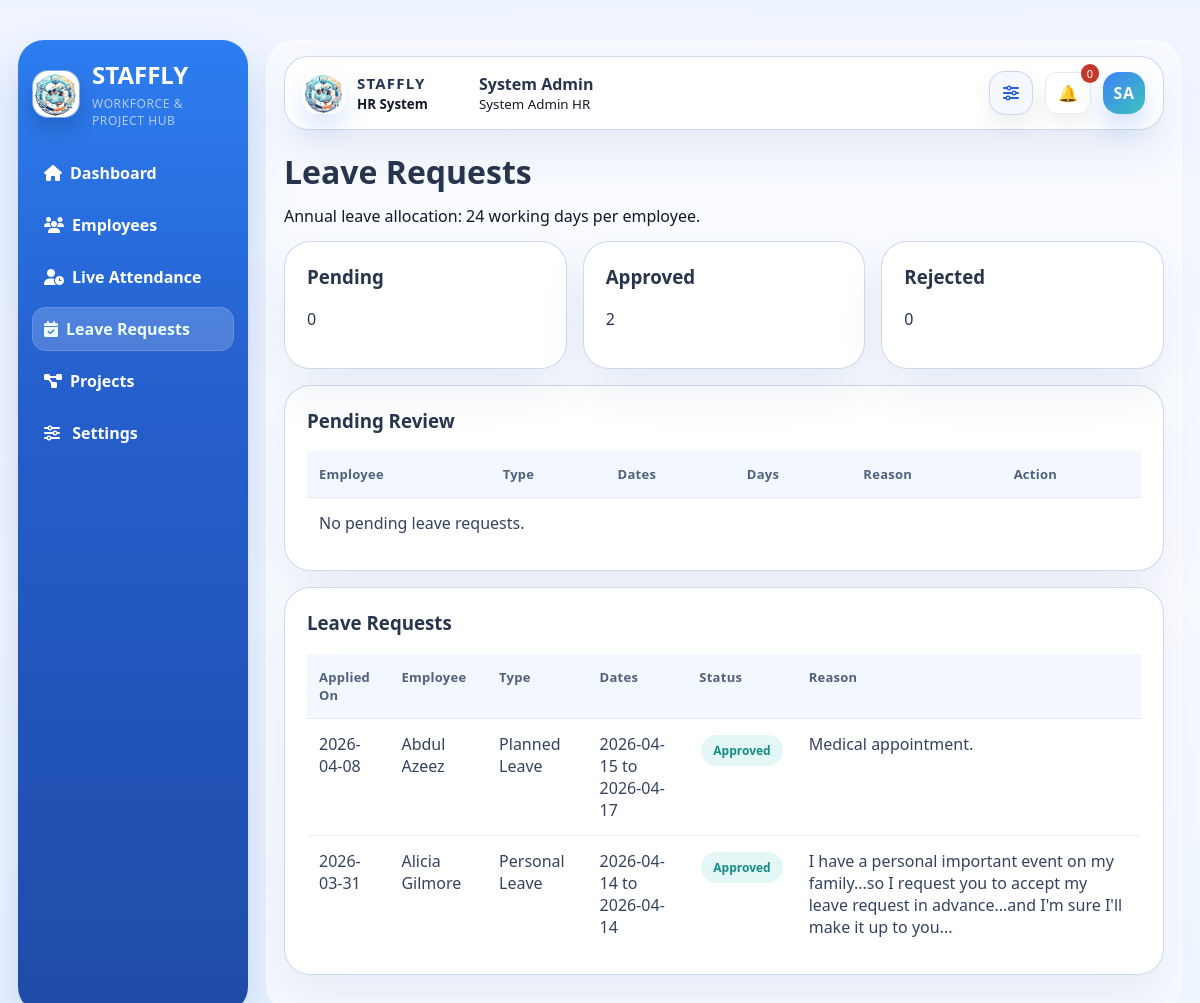
The page /employees/leave/admin (signed in) on the database its author committed.
### models.py (models this page shows, shortened)
class User(db.Model):
    __tablename__ = "users"
    id = db.Column(db.Integer, primary_key=True)
    name = db.Column(db.String(120), nullable=False)
    email = db.Column(db.String(120), unique=True, nullable=False, index=True)
    password_hash = db.Column(db.String(255), nullable=False)
    role = db.Column(db.String(20), nullable=False, default="Employee")
    position = db.Column(db.String(120), nullable=False, default="Web Developer")
    department = db.Column(db.String(120), nullable=True)
    is_registered = db.Column(db.Boolean, nullable=False, default=False)
    security_code_hash = db.Column(db.String(255), nullable=True)
    project_start_alert = db.Column(db.Boolean, nullable=False, default=True)
    deadline_alert_30 = db.Column(db.Boolean, nullable=False, default=True)
    deadline_alert_15 = db.Column(db.Boolean, nullable=False, default=True)
    deadline_alert_10 = db.Column(db.Boolean, nullable=False, default=True)
    deadline_alert_5 = db.Column(db.Boolean, nullable=False, default=True)
    deadline_alert_1 = db.Column(db.Boolean, nullable=False, default=True)
    skills = db.relationship("Skill", secondary=employee_skills, back_populates="employees")
    resume_skills = db.relationship("Skill", secondary=resume_skills, back_populates="resume_employees")
    notifications = db.relationship("Notification", backref="user", lazy=True, cascade="all, delete-orphan")
    assignments = db.relationship("ProjectAssignment", backref="employee", lazy=True, cascade="all, delete-orphan")
    attendance_records = db.relationship("AttendanceRecord", backref="employee", lazy=True, cascade="all, delete-orphan")
    leave_requests = db.relationship("LeaveRequest", backref="employee", lazy=True, cascade="all, delete-orphan")
    daily_project_reports = db.relationship("DailyProjectReport", backref="employee", lazy=True, cascade="all, delete-orphan")
    past_performance_records = db.relationship(
        "PastProjectPerformance",
        backref="employee",
        lazy=True,
        cascade="all, delete-orphan",
    )
    feedback_records = db.relationship("ProjectFeedback", backref="employee", lazy=True, cascade="all, delete-orphan")

class LeaveRequest(db.Model):
    __tablename__ = "leave_requests"
    id = db.Column(db.Integer, primary_key=True)
    user_id = db.Column(db.Integer, db.ForeignKey("users.id"), nullable=False, index=True)
    start_date = db.Column(db.Date, nullable=False, index=True)
    end_date = db.Column(db.Date, nullable=False, index=True)
    leave_type = db.Column(db.String(50), nullable=False, default="Planned Leave")
    reason = db.Column(db.String(255), nullable=False)
    status = db.Column(db.String(20), nullable=False, default="Pending")
    admin_note = db.Column(db.String(255), nullable=True)
    applied_at = db.Column(db.DateTime, default=datetime.utcnow, nullable=False)
    reviewed_at = db.Column(db.DateTime, nullable=True)

### routes/employee_routes.py (the view)
@employee_bp.route("/leave/admin")
@login_required
@role_required("Admin")
def admin_leave_requests():
    status_filter = request.args.get("status", "").strip().title()
    if status_filter not in {"Pending", "Approved", "Rejected"}:
        status_filter = ""
    pending_requests = (
        LeaveRequest.query
        .filter_by(status="Pending")
        .order_by(LeaveRequest.start_date.asc(), LeaveRequest.applied_at.asc())
        .all()
    )
    all_requests_query = LeaveRequest.query.order_by(LeaveRequest.applied_at.desc(), LeaveRequest.start_date.desc())
    if status_filter:
        all_requests_query = all_requests_query.filter_by(status=status_filter)
    status_counts = {
        "Pending": LeaveRequest.query.filter_by(status="Pending").count(),
        "Approved": LeaveRequest.query.filter_by(status="Approved").count(),
        "Rejected": LeaveRequest.query.filter_by(status="Rejected").count(),
    }
    return render_template(
        "employees/leave_admin.html",
        pending_requests=pending_requests,
        leave_requests=all_requests_query.all(),
        status_counts=status_counts,
        selected_status=status_filter,
        annual_leave_days=ANNUAL_LEAVE_DAYS,
    )

### app.py (called while the page is built, shortened)
def run_daily_automation(force=False):
    global LAST_DAILY_AUTOMATION_RUN
    today = date.today()
    if not force and LAST_DAILY_AUTOMATION_RUN == today:
        return

### routes/auth_routes.py (called while the page is built)
def current_user():
    user_id = session.get("user_id")
    if not user_id:
        return None
    return User.query.get(user_id)

def _admin_user_by_email(email):
    normalized_email = (email or "").strip().lower()
    if not normalized_email:
        return None
    return User.query.filter_by(role="Admin", email=normalized_email).first()

def _admin_setup_complete(email=None):
    if email:
        admin = _admin_user_by_email(email)
        return bool(admin and admin.security_code_hash)
    for admin_email in ADMIN_EMAILS:
        admin = _admin_user_by_email(admin_email)
        if not admin or not admin.security_code_hash:
            return False
    return True

def login_required(view_func):
    @wraps(view_func)
    def wrapped(*args, **kwargs):
        if not current_user():
            flash("Please login first.", "warning")
            return redirect(url_for("auth.home"))
        return view_func(*args, **kwargs)
    return wrapped

def role_required(required_role):
    def decorator(view_func):
        @wraps(view_func)
        def wrapped(*args, **kwargs):
            user = current_user()
            if not user:
                flash("Please login first.", "warning")
                return redirect(url_for("auth.home"))
            if user.role != required_role:
                flash("You are not authorized for this action.", "danger")
                return redirect(url_for("auth.dashboard"))
            return view_func(*args, **kwargs)
        return wrapped
    return decorator

@auth_bp.app_context_processor
def inject_auth_context():
    user = current_user()
    unread = 0
    if user:
        unread = Notification.query.filter_by(user_id=user.id, is_read=False).count()
    return {
        "current_user": user,
        "unread_count": unread,
        "admin_recent_login": session.pop("admin_recent_login", False),
        "admin_setup_complete": _admin_setup_complete(),
    }

### templates/employees/leave_admin.html (shortened to what this page needs)
{% extends "base.html" %}
{% block content %}
<div class="page-header">
    <h1>Leave Requests</h1>
</div>
<p class="attendance-note">Annual leave allocation: {{ annual_leave_days }} working days per employee.</p>
<div class="card-grid">
    <a class="card dashboard-link-card" href="{{ url_for('employees.admin_leave_requests', status='Pending') }}">
        <h3>Pending</h3>
        <p>{{ status_counts.Pending }}</p>
    </a>
    <a class="card dashboard-link-card" href="{{ url_for('employees.admin_leave_requests', status='Approved') }}">
        <h3>Approved</h3>
        <p>{{ status_counts.Approved }}</p>
    </a>
    <a class="card dashboard-link-card" href="{{ url_for('employees.admin_leave_requests', status='Rejected') }}">
        <h3>Rejected</h3>
        <p>{{ status_counts.Rejected }}</p>
    </a>
</div>
<div class="card">
    <h3>Pending Review</h3>
    <table>
        <thead>
            <tr>
                <th>Employee</th>
                <th>Type</th>
                <th>Dates</th>
                <th>Days</th>
                <th>Reason</th>
                <th>Action</th>
            </tr>
        </thead>
        <tbody>
            {% for leave_request in pending_requests %}
            <tr>
                <td>{{ leave_request.employee.name }}<br><small>{{ leave_request.employee.email }}</small></td>
                <td>{{ leave_request.leave_type }}</td>
                <td>{{ leave_request.start_date.strftime('%Y-%m-%d') }} to {{ leave_request.end_date.strftime('%Y-%m-%d') }}</td>
                <td>{{ leave_request.total_days }}</td>
                <td>{{ leave_request.reason }}</td>
                <td>
                    <form method="post" action="{{ url_for('employees.review_leave_request', leave_request_id=leave_request.id) }}" class="form-grid">
                        <div class="inline-actions">
                            <button class="btn" type="submit" name="decision" value="Approved">Approve</button>
                            <button class="btn btn-secondary" type="submit" name="decision" value="Rejected">Reject</button>
                        </div>
                    </form>
                </td>
            </tr>
            {% else %}
            <tr><td colspan="6">No pending leave requests.</td></tr>
            {% endfor %}
        </tbody>
    </table>
</div>
<div class="card">
    <h3>{% if selected_status %}{{ selected_status }}{% else %}Leave{% endif %} Requests</h3>
    <table>
        <thead>
            <tr>
                <th>Applied On</th>
                <th>Employee</th>
                <th>Type</th>
                <th>Dates</th>
                <th>Status</th>
                <th>Reason</th>
            </tr>
        </thead>
        <tbody>
            {% for leave_request in leave_requests %}
            <tr>
                <td>{{ leave_request.applied_at.strftime('%Y-%m-%d') }}</td>
                <td>{{ leave_request.employee.name }}</td>
                <td>{{ leave_request.leave_type }}</td>
                <td>{{ leave_request.start_date.strftime('%Y-%m-%d') }} to {{ leave_request.end_date.strftime('%Y-%m-%d') }}</td>
                <td><span class="tag">{{ leave_request.status }}</span></td>
                <td>{{ leave_request.reason }}</td>
            </tr>
            {% else %}
            <tr><td colspan="6">No leave requests found.</td></tr>
            {% endfor %}
        </tbody>
    </table>
</div>
{% endblock %}

### templates/base.html (shortened to what this page needs)
﻿<!doctype html>
<html lang="en">
<head>
    <link rel="stylesheet" href="{{ url_for('static', filename='css/style.css') }}">
    <link rel="stylesheet" href="https://cdnjs.cloudflare.com/ajax/libs/font-awesome/6.5.2/css/all.min.css">
</head>
<body data-admin-authenticated="{% if current_user and current_user.role == 'Admin' %}1{% else %}0{% endif %}">
    {% if current_user %}
    <div class="app-layout">
        <aside class="sidebar">
            <div class="brand-lockup">
                <img src="{{ url_for('static', filename='img/staffly-logo.jpeg') }}" alt="STAFFLY logo" class="brand-logo">
                <div class="brand-copy">
                    <h2>STAFFLY</h2>
                    <small>Workforce & Project Hub</small>
                </div>
            </div>
            <nav class="nav-links">
                <a href="{{ url_for('auth.dashboard') }}" class="{% if request.endpoint == 'auth.dashboard' %}active-nav{% endif %}"><i class="fa-solid fa-house"></i>Dashboard</a>
                {% if current_user.role == 'Admin' %}
                <a href="{{ url_for('employees.list_employees') }}" class=""><i class="fa-solid fa-users"></i>Employees</a>
                <a href="{{ url_for('employees.live_attendance') }}" class="{% if request.endpoint == 'employees.live_attendance' %}active-nav{% endif %}"><i class="fa-solid fa-user-clock"></i>Live Attendance</a>
                <a href="{{ url_for('employees.admin_leave_requests') }}" class="{% if request.endpoint in ['employees.admin_leave_requests', 'employees.review_leave_request'] %}active-nav{% endif %}"><i class="fa-solid fa-calendar-check"></i>Leave Requests</a>
                {% endif %}
                <a href="{{ url_for('projects.list_projects') }}" class=""><i class="fa-solid fa-diagram-project"></i>{% if current_user.role == 'Admin' %}Projects{% else %}My Projects{% endif %}</a>
                <a href="{{ url_for('auth.settings') }}" class="{% if request.endpoint == 'auth.settings' %}active-nav{% endif %}"><i class="fa-solid fa-sliders"></i> Settings</a>
            </nav>
        </aside>
        <main class="main-content">
            <header class="topbar">
                <div class="topbar-brand">
                    <img src="{{ url_for('static', filename='img/staffly-logo.jpeg') }}" alt="STAFFLY logo" class="topbar-brand-logo">
                    <div class="topbar-brand-copy">
                        <strong>STAFFLY</strong>
                        <small>HR System</small>
                    </div>
                </div>
                <div class="topbar-user">
                    <strong>{{ current_user.name }}</strong>
                    {% if current_user.role == 'Admin' %}
                    <small>System Admin HR</small>
                    {% else %}
                    <small>{{ current_user.position }} | {{ current_user.role }}</small>
                    {% endif %}
                </div>
                <div class="topbar-actions">
                    <a class="topbar-icon-btn" href="{{ url_for('auth.settings') }}" title="Open settings" aria-label="Open settings">
                        <i class="fa-solid fa-sliders"></i>
                    </a>
                    <div class="notification-wrapper">
                        <a id="notificationBellLink" class="bell-btn bell-link" href="{{ url_for('projects.notifications_page') }}" title="Open all notifications" aria-label="Open all notifications">🔔</a>
                        <button id="notificationCountBtn" class="notification-count-btn notification-badge-btn" type="button" title="Show unread notifications" aria-label="Show unread notifications">
                            <span id="notificationCount">{{ unread_count }}</span>
                        </button>
                    </div>
                    <div class="profile-menu-wrap">
                    <button id="profileMenuToggle" class="topbar-avatar topbar-avatar-btn" type="button" aria-expanded="false" aria-controls="profileMenuPanel" aria-label="Open profile menu">
                        {{ current_user.name.split()[0][0] }}{% if current_user.name.split()|length > 1 %}{{ current_user.name.split()[-1][0] }}{% endif %}
                    </button>
                    </div>
                </div>
            </header>
            {% block content %}{% endblock %}
        </main>
    </div>
    {% else %}
        {% block public_content %}{% endblock %}
    {% endif %}
</body>
</html>

### rows shown on the page
User: name "System Admin", name "S", name "A"
LeaveRequest: applied_at "2026-04-08", employee.name "Abdul Azeez", leave_type "Planned Leave", start_date "2026-04-15", end_date "2026-04-17", status "Approved", reason "Medical appointment."
LeaveRequest: applied_at "2026-03-31", employee.name "Alicia Gilmore", leave_type "Personal Leave", start_date "2026-04-14", end_date "2026-04-14", status "Approved", reason "I have a personal important event on my family...so I request you to accept my leave request in advance...and I'm sure I'll make it up to you..."

### other values the page prints
{{ unread_count }} "0"
{{ annual_leave_days }} "24"
{{ status_counts.Pending }} "0"
{{ status_counts.Approved }} "2"
{{ status_counts.Rejected }} "0"
